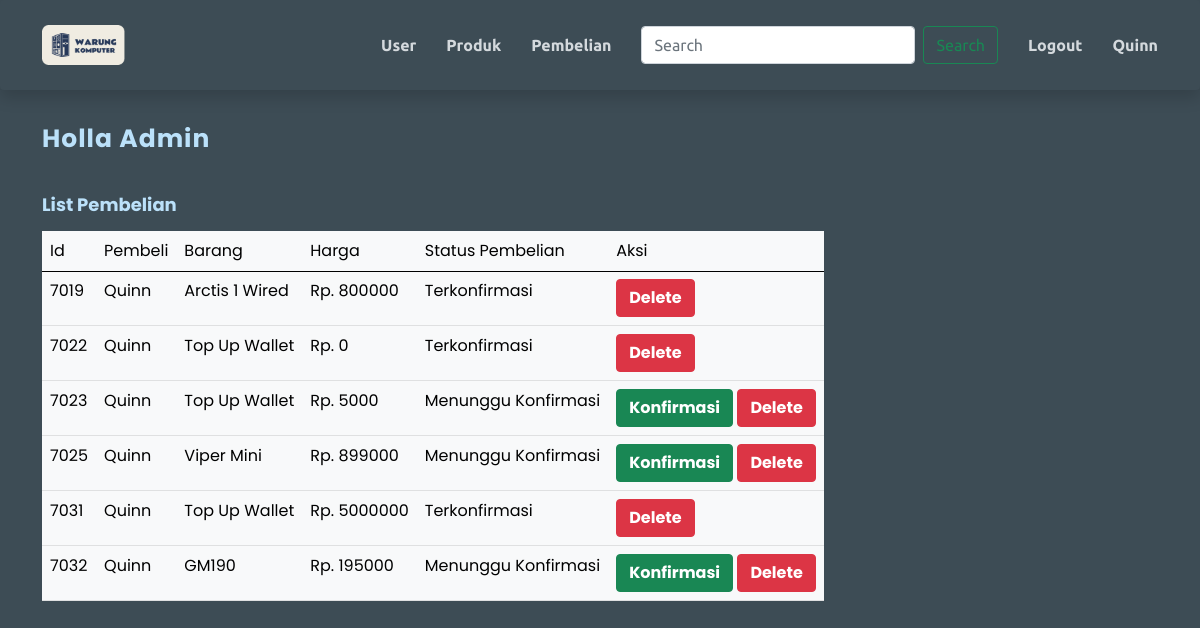
The app's page /adminpembelian.php (signed in) with its own data.
### tables this page shows
CREATE TABLE `pembelian` (
  `id_pembelian` int(11) NOT NULL,
  `status_pembelian` varchar(45) NOT NULL,
  `total_harga_pembelian` int(15) NOT NULL,
  `status_keranjang` int(11) NOT NULL,
  `status_wishlist` int(11) NOT NULL,
  `pembelian_id_customer` int(11) NOT NULL,
  `pembelian_id_produk` int(11) NOT NULL
);

CREATE TABLE `user` (
  `id` int(11) NOT NULL,
  `email` varchar(255) NOT NULL,
  `nama` varchar(255) NOT NULL,
  `username` varchar(255) NOT NULL,
  `password` varchar(255) NOT NULL,
  `status_admin` int(11) NOT NULL,
  `wallet` int(15) NOT NULL
);

CREATE TABLE `produk` (
  `id_produk` int(11) NOT NULL,
  `nama_produk` varchar(255) NOT NULL,
  `harga_produk` int(15) NOT NULL,
  `tgl_rilis` date NOT NULL,
  `detail_produk` text NOT NULL,
  `vendor` varchar(255) NOT NULL,
  `gambar` blob NOT NULL,
  `diskon` int(15) NOT NULL,
  `kategori_id_kategori` int(11) NOT NULL
);

### includes/DB.class.php (called while the page is built, shortened)
<?php
class DB{
	var $db_host = '';
	var $db_user = '';
	var $db_password = '';
	var $db_name = '';
	var $db_link = '';
	var $result = 0;
	function DB($db_host='', $db_user='', $db_password='', $db_name=''){
		$this->db_host = $db_host;
		$this->db_user = $db_user;
		$this->db_password = $db_password;
		$this->db_name = $db_name;
	}
	function open(){
		$this->db_link = mysqli_connect($this->db_host, $this->db_user, $this->db_password, $this->db_name);
	}
	function execute($query=""){
		$this->result = mysqli_query($this->db_link, $query);
		return $this->result;
	}
	function getResult(){
		return mysqli_fetch_array($this->result);
	}
}
 ?>

### includes/Pembelian.class.php (called while the page is built, shortened)
<?php
class Pembelian extends DB{
	function getPembelian(){
		$query = "SELECT * FROM pembelian";
		return $this->execute($query);
	}
}
?>

### conf.php (called while the page is built)
<?php
$db_host = "localhost";
$db_user = "root";
$db_password = "";
$db_name = "tubes_rpl";
?>

### includes/User.class.php (called while the page is built, shortened)
<?php
class User extends DB{
	function getUserName($id){
		$query = "SELECT username FROM user WHERE id=$id";
		return $this->execute($query);
	}
}
?>

### includes/Produk.class.php (called while the page is built, shortened)
<?php
class Produk extends DB{
	function getProdukName($id){
		$query = "SELECT nama_produk FROM produk WHERE id_produk=$id";
		return $this->execute($query);
	}
}
?>

### adminpembelian.php (the view, shortened to what this page needs)
<?php
include("conf.php");
include("includes/DB.class.php");
include("includes/User.class.php");
include("includes/Produk.class.php");
include("includes/Pembelian.class.php");
$ouser = new User($db_host, $db_user, $db_password, $db_name);
$oproduk = new Produk($db_host, $db_user, $db_password, $db_name);
$opembelian = new Pembelian($db_host, $db_user, $db_password, $db_name);
$ouser->open();
$oproduk->open();
$opembelian->open();
$data = null;
if(isset($_SESSION['id'])){
    $data .= '<a class="nav-link scrollto" href="#">
    ' . $_SESSION['uname'] . '
    </a>';
}
else{
    $data .= '<a class="nav-link scrollto" href="login.php"><img src="templates/img/login.png" alt="" width="80%" height="80%"></a>';
}
$opembelian->getPembelian();
$tabel = null;
while (list($id, $status, $harga, $keranjang, $wishlist, $id_cust, $id_barang) = $opembelian->getResult()) {
    $ouser->getUserName($id_cust);
    list($namaUser) = $ouser->getResult();
    $oproduk->getProdukName($id_barang);
    list($namaBarang) = $oproduk->getResult();
    if(empty($namaBarang)){
        $namaBarang = "Top Up Wallet";
    }
    if($status == "Menunggu Konfirmasi"){
        if($namaBarang == "Top Up Wallet"){
            $beli = "topup";
        }
        else {
            $beli = "beli";
        }
        $tabel .= "<tr>
        <td>" . $id . "</td>
        <td>" . $namaUser . "</td>
        <td>" . $namaBarang . "</td>
        <td>Rp. " . $harga . "</td>
        <td>" . $status . "</td>
        <td>
        <button class='btn btn-success'><a href='konfirmpembelian.php?id=" . $id . "&beli=".$beli."&harga=".$harga."&id_cust=".$id_cust."' style='color: white; font-weight: bold;'>Konfirmasi</a></button>
        <button class='btn btn-danger'><a href='deletepembelian.php?id_hapus=" . $id . "' style='color: white; font-weight: bold;'>Delete</a></button>
        </td>
        </tr>";
    }
    else if($status == "Belum Beli"){
        $tabel .= "";
    }
    else {
        $tabel .= "<tr>
        <td>" . $id . "</td>
        <td>" . $namaUser . "</td>
        <td>" . $namaBarang . "</td>
        <td>Rp. " . $harga . "</td>
        <td>" . $status . "</td>
        <td>
        <button class='btn btn-danger'><a href='deletepembelian.php?id_hapus=" . $id . "' style='color: white; font-weight: bold;'>Delete</a></button>
        </td>
        </tr>";
    }
}

### templates/css/style.css (style rules this page uses)
body { background-color: #3D4C55; font-family: Poppins; }
.header { background-color: #3D4C55; transition: all 0.5s; z-index: 997; padding: 20px 0; }
.header .logo { line-height: 0; }
.header .logo img { max-height: 40px; margin-right: 6px; }
.navbar { padding: 0; font-family: Ubuntu; }
.navbar ul { margin: 0; padding: 0; display: flex; list-style: none; align-items: center; }
.navbar li { position: relative; }
.navbar a { display: flex; align-items: center; justify-content: space-between; padding: 10px 0 10px 30px; font-size: 16px; font-weight: 700; color: #d4d9dd; white-space: nowrap; transition: 0.3s; }
section { padding: 60px 0; overflow: hidden; }
.section-header2 { text-align: left; padding: 40px 0; }
.section-header2 h2 { font-size: 25px; letter-spacing: 1px; font-weight: 700; margin: 0; color: #BBE1FA; }
.main h3 { color: black; font-weight: 700; font-size: 18px; margin-bottom: 15px; }
.main a { text-decoration: none; }

### records on screen
pembelian: id "7019", user.username "Quinn", produk.nama_produk "Arctis 1 Wired", total_harga_pembelian "800000", status_pembelian "Terkonfirmasi"
pembelian: id "7022", user.username "Quinn", namaBarang "Top Up Wallet", total_harga_pembelian "0", status_pembelian "Terkonfirmasi"
pembelian: id "7023", user.username "Quinn", namaBarang "Top Up Wallet", total_harga_pembelian "5000", status_pembelian "Menunggu Konfirmasi"
pembelian: id "7025", user.username "Quinn", produk.nama_produk "Viper Mini", total_harga_pembelian "899000", status_pembelian "Menunggu Konfirmasi"
pembelian: id "7031", user.username "Quinn", namaBarang "Top Up Wallet", total_harga_pembelian "5000000", status_pembelian "Terkonfirmasi"
pembelian: id "7032", user.username "Quinn", produk.nama_produk "GM190", total_harga_pembelian "195000", status_pembelian "Menunggu Konfirmasi"

### other values on screen
$_SESSION['uname'] "Quinn"
